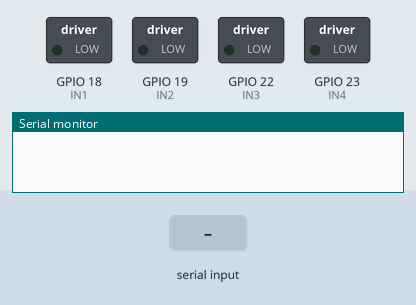
Recording of a sketch running on a simulated ESP32. On the bench: switched loads named in the sketch (green lamp = pin HIGH), the last lines printed to the serial monitor. Dashed ring = blinking. The test bench sets the inputs (shaded band).

Above: at 1.2 s.
1.3 s: "MOVE 150\n" received over Serial
At 1.81 s:
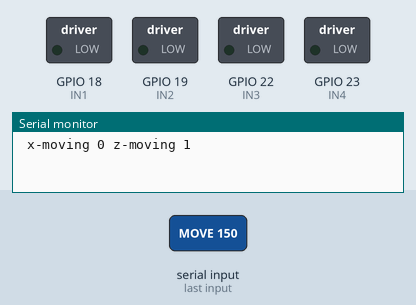
Timing chart, 0 to 10.3 s (numbered marks = the images above; inputs shaded):
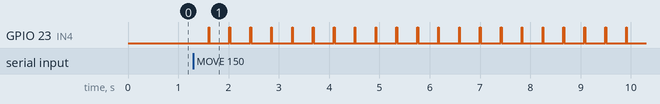

The sketch:

mid-pcb-control.ino
```cpp
#define IN1 18
#define IN2 19
#define IN3 22
#define IN4 23

#define STEP_DELAY 15
#define stop_step_delay 100

int countedX = 0 ;
int countedZ = 0 ;

bool finish = false ;

void stopMotors() {
  digitalWrite(IN1, LOW);
  digitalWrite(IN2, LOW);
  digitalWrite(IN3, LOW);
  digitalWrite(IN4, LOW);
}

void setup() {
  Serial.begin(115200);
  pinMode(IN1, OUTPUT);
  pinMode(IN2, OUTPUT);
  pinMode(IN3, OUTPUT);
  pinMode(IN4, OUTPUT);
  stopMotors();
}

void move(int steps_x ,int steps_z){
while(finish == false){
if(steps_x < countedX  && steps_x < 0){
digitalWrite(IN1, HIGH);
digitalWrite(IN2, LOW);
digitalWrite(IN3, LOW);
digitalWrite(IN4, LOW);
delay(STEP_DELAY);
countedX = countedX - 1 ;
}
stopMotors();
delay(stop_step_delay);
if(steps_x > countedX  && steps_x > 0){
digitalWrite(IN1, LOW);
digitalWrite(IN2, HIGH);
digitalWrite(IN3, LOW);
digitalWrite(IN4, LOW);
delay(STEP_DELAY);
countedX = countedX + 1 ;
}
stopMotors();
delay(stop_step_delay);
if(steps_z < countedZ  && steps_z < 0){
digitalWrite(IN1, LOW);
digitalWrite(IN2, LOW);
digitalWrite(IN3, HIGH);
digitalWrite(IN4, LOW);
delay(STEP_DELAY);
countedZ = countedZ - 1 ;
}
stopMotors();
delay(stop_step_delay);
if(steps_z > countedZ  && steps_z > 0){
digitalWrite(IN1, LOW);
digitalWrite(IN2, LOW);
digitalWrite(IN3, LOW);
digitalWrite(IN4, HIGH);
delay(STEP_DELAY);
countedZ = countedZ + 1 ;
}
stopMotors();
delay(stop_step_delay);
Serial.print("\n x-moving " + String(countedX)+" z-moving " + String(countedZ));
if(countedX == steps_x && countedZ == steps_z){
  finish = true ;
  countedX = 0 ;
  countedZ = 0 ;
}
}
}

void executeCommand(String command){
  int spaceIndex = command.indexOf(' ');
  int slachIndex = command.indexOf('/');
  if (spaceIndex == -1) {
    Serial.println("Invalid command");
    return;
  }
  String action = command.substring(0, spaceIndex);
  int steps_z = command.substring(spaceIndex + 1 , slachIndex).toInt();
  int steps_x = command.substring(slachIndex + 1).toInt();

  if (action == "MOVE") {
    finish = false;
    move(steps_x, steps_z);
    Serial.println("\n Motors moving x " + String(steps_x) + " x_steps"+ "& Motors moving z " + String(steps_z) + " z_steps");
  } else {
    Serial.println("Unknown command");
  }
}

void loop(){
  if (Serial.available() > 0) {
    String command = Serial.readStringUntil('\n');
    command.trim();
    executeCommand(command);
    Serial.print("finiched executing");
  }
}


// import serial
// import time

// # Replace 'COM3' with the appropriate port for your system
// ser = serial.Serial('COM3', 115200, timeout=1)

// def send_command(command):
//     ser.write((command + '\n').encode())
//     time.sleep(0.1)  # Small delay to ensure command is sent
//     response = ser.readline().decode().strip()
//     print(f"ESP32 Response: {response}")

// # Example usage
// if __name__ == "__main__":
//     try:
//         while True:
//             cmd = input("Enter command (e.g., FORWARD 100, BACKWARD 50, STOP): ")
//             send_command(cmd)
//     except KeyboardInterrupt:
//         print("Program terminated")
//     finally:
//         ser.close()
```

Measured:
- after the input at 1.3 s, GPIO 23 (IN4): alternates HIGH for 0.02 s and LOW for 0.40 s, starting after 0.30 s
